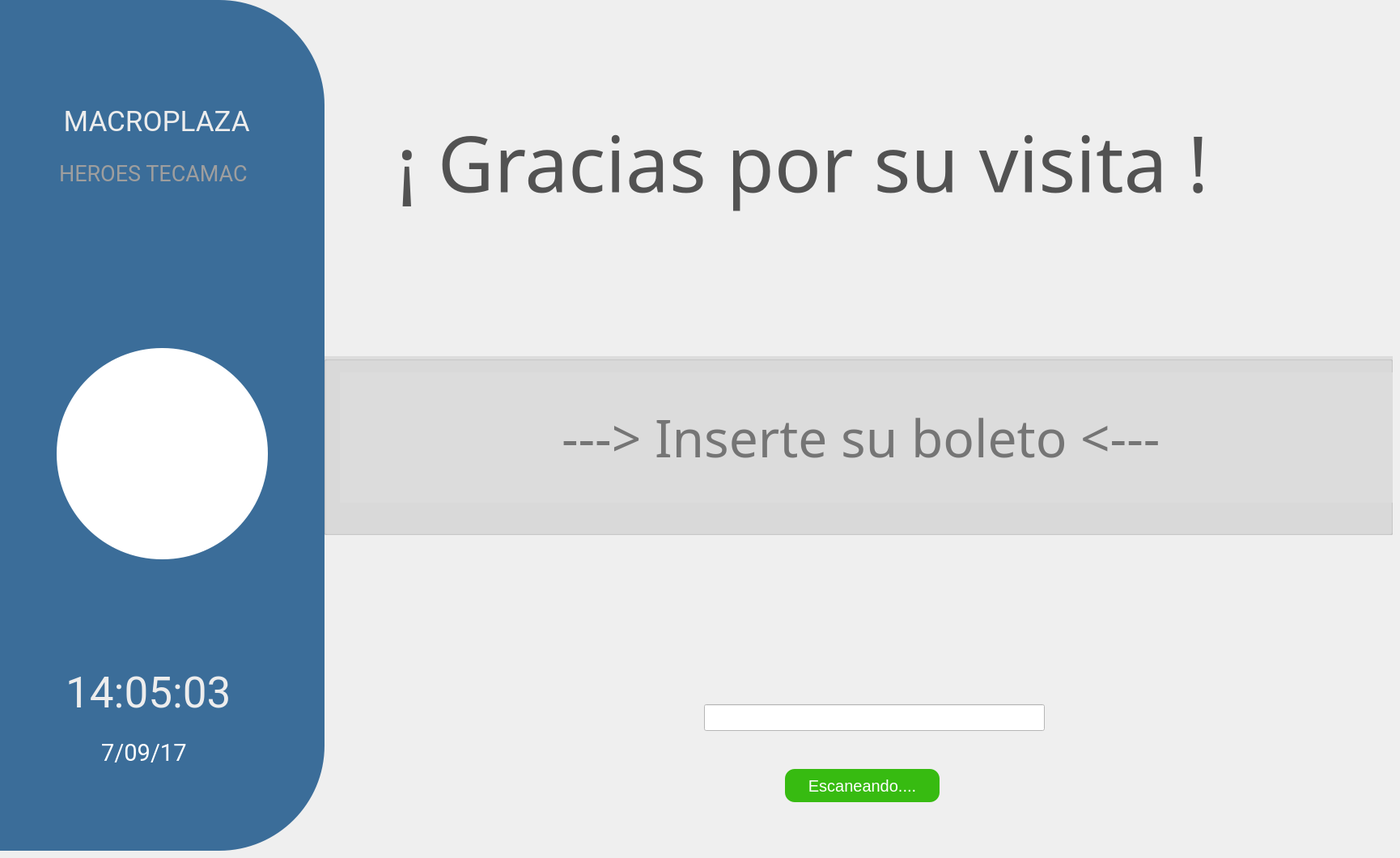
   <widget class="QWidget" name="page_5">
    <widget class="QLabel" name="label">
     <property name="geometry">
      <rect>
       <x>781</x>
       <y>570</y>
       <width>91</width>
       <height>81</height>
      </rect>
     </property>
     <property name="styleSheet">
      <string notr="true">background-color:transparent;</string>
     </property>
     <property name="text">
      <string/>
     </property>
     <property name="pixmap">
      <pixmap>../../../../../../../../../../../../../../../../../../../../../Downloads/image-2017-01-02.png</pixmap>
     </property>
    </widget>
    <widget class="QLabel" name="label_17">
     <property name="geometry">
      <rect>
       <x>490</x>
       <y>130</y>
       <width>1181</width>
       <height>141</height>
      </rect>
     </property>
     <property name="font">
      <font>
       <family>Sans</family>
       <pointsize>72</pointsize>
      </font>
     </property>
     <property name="styleSheet">
      <string notr="true">background-color:transparent;
color:rgb(101, 179, 0);
color:rgb(255, 255, 255);
color:rgb(82, 82, 82)</string>
     </property>
     <property name="text">
      <string>¡ Gracias por su visita !</string>
     </property>
    </widget>
    <widget class="QGroupBox" name="groupBox_130">
     <property name="geometry">
      <rect>
       <x>-130</x>
       <y>0</y>
       <width>531</width>
       <height>1051</height>
      </rect>
     </property>
     <property name="styleSheet">
      <string notr="true">
background-color:rgb(63, 109, 189);

background-color:rgb(59, 109, 153);
border-radius:130%;
background-image:url(/home/pi/Documents/eum/app/iconos/bb8.jpg)</string>
     </property>
     <property name="title">
      <string/>
     </property>
     <widget class="QGroupBox" name="groupBox_45">
      <property name="geometry">
       <rect>
        <x>140</x>
        <y>120</y>
        <width>391</width>
        <height>911</height>
       </rect>
      </property>
      <property name="styleSheet">
       <string notr="true">background-color: rgb(128, 128, 128);
background-color:rgb(99, 119, 163);
background:transparent;

border-radius:10%;</string>
      </property>
      <property name="title">
       <string/>
      </property>
      <widget class="QLabel" name="label_98">
       <property name="geometry">
        <rect>
         <x>-29</x>
         <y>-40</y>
         <width>251</width>
         <height>21</height>
        </rect>
       </property>
       <property name="font">
        <font>
         <family>Sans Serif</family>
         <pointsize>16</pointsize>
         <weight>75</weight>
         <italic>false</italic>
         <bold>true</bold>
        </font>
       </property>
       <property name="styleSheet">
        <string notr="true">background-color:transparent;
color:rgb(101, 179, 0)</string>
       </property>
       <property name="text">
        <string/>
       </property>
      </widget>
      <widget class="QWidget" name="layoutWidget_23">
       <property name="geometry">
        <rect>
         <x>50</x>
         <y>680</y>
         <width>248</width>
         <height>111</height>
        </rect>
       </property>
       <layout class="QGridLayout" name="gridLayout_12">
        <item row="0" column="2">
         <spacer name="horizontalSpacer_22">
          <property name="orientation">
           <enum>Qt::Horizontal</enum>
          </property>
          <property name="sizeHint" stdset="0">
           <size>
            <width>40</width>
            <height>20</height>
           </size>
          </property>
         </spacer>
        </item>
        <item row="0" column="3">
         <widget class="QLabel" name="label_22">
          <property name="styleSheet">
           <string notr="true">background-color:transparent;
</string>
          </property>
          <property name="text">
           <string/>
          </property>
         </widget>
        </item>
        <item row="0" column="0">
         <spacer name="horizontalSpacer_43">
          <property name="orientation">
           <enum>Qt::Horizontal</enum>
          </property>
          <property name="sizeHint" stdset="0">
           <size>
            <width>40</width>
            <height>20</height>
           </size>
          </property>
         </spacer>
        </item>
        <item row="0" column="1">
         <widget class="QLabel" name="ltime2">
          <property name="font">
           <font>
            <family>Roboto</family>
            <pointsize>40</pointsize>
            <weight>50</weight>
            <italic>false</italic>
            <bold>false</bold>
           </font>
          </property>
          <property name="styleSheet">
           <string notr="true">background-color:transparent;
color:rgb(237, 237, 237)</string>
          </property>
          <property name="text">
           <string> 14:05:03</string>
          </property>
         </widget>
        </item>
       </layout>
      </widget>
      <widget class="QWidget" name="layoutWidget_8">
       <property name="geometry">
        <rect>
         <x>60</x>
         <y>790</y>
         <width>221</width>
         <height>40</height>
        </rect>
       </property>
       <layout class="QGridLayout" name="gridLayout_21">
        <item row="0" column="2">
         <spacer name="horizontalSpacer_23">
          <property name="orientation">
           <enum>Qt::Horizontal</enum>
          </property>
          <property name="sizeHint" stdset="0">
           <size>
            <width>40</width>
            <height>20</height>
           </size>
          </property>
         </spacer>
        </item>
        <item row="0" column="3">
         <widget class="QLabel" name="label_23">
          <property name="styleSheet">
           <string notr="true">background-color:transparent;
</string>
          </property>
          <property name="text">
           <string/>
          </property>
         </widget>
        </item>
        <item row="0" column="1">
         <widget class="QLabel" name="ldate2">
          <property name="font">
           <font>
            <family>Roboto</family>
            <pointsize>22</pointsize>
            <weight>50</weight>
            <italic>false</italic>
            <bold>false</bold>
           </font>
          </property>
          <property name="styleSheet">
           <string notr="true">background-color:transparent;
color:rgb(255, 255, 255);</string>
          </property>
          <property name="text">
           <string> 7/09/17</string>
          </property>
         </widget>
        </item>
        <item row="0" column="0">
         <spacer name="horizontalSpacer_44">
          <property name="orientation">
           <enum>Qt::Horizontal</enum>
          </property>
          <property name="sizeHint" stdset="0">
           <size>
            <width>40</width>
            <height>20</height>
           </size>
          </property>
         </spacer>
        </item>
       </layout>
      </widget>
      <widget class="QWidget" name="layoutWidget_4">
       <property name="geometry">
        <rect>
         <x>-10</x>
         <y>0</y>
         <width>391</width>
         <height>59</height>
        </rect>
       </property>
       <layout class="QGridLayout" name="gridLayout_28">
        <item row="0" column="3">
         <widget class="QLabel" name="label_34">
          <property name="text">
           <string/>
          </property>
         </widget>
        </item>
        <item row="0" column="1">
         <widget class="QLabel" name="nomPlaza_2">
          <property name="font">
           <font>
            <family>Roboto</family>
            <pointsize>26</pointsize>
            <weight>50</weight>
            <bold>false</bold>
           </font>
          </property>
          <property name="styleSheet">
           <string notr="true">background-color:transparent;
color:rgb(101, 179, 0);
color:rgb(237, 237, 237)</string>
          </property>
          <property name="text">
           <string> MACROPLAZA</string>
          </property>
         </widget>
        </item>
        <item row="0" column="2">
         <spacer name="horizontalSpacer_54">
          <property name="orientation">
           <enum>Qt::Horizontal</enum>
          </property>
          <property name="sizeHint" stdset="0">
           <size>
            <width>40</width>
            <height>20</height>
           </size>
          </property>
         </spacer>
        </item>
        <item row="0" column="0">
         <spacer name="horizontalSpacer_55">
          <property name="orientation">
           <enum>Qt::Horizontal</enum>
          </property>
          <property name="sizeHint" stdset="0">
           <size>
            <width>40</width>
            <height>20</height>
           </size>
          </property>
         </spacer>
        </item>
       </layout>
      </widget>
      <widget class="QWidget" name="layoutWidget_30">
       <property name="geometry">
        <rect>
         <x>-10</x>
         <y>70</y>
         <width>391</width>
         <height>48</height>
        </rect>
       </property>
       <layout class="QGridLayout" name="gridLayout_29">
        <item row="0" column="1">
         <widget class="QLabel" name="nomLoc_2">
          <property name="font">
           <font>
            <family>Roboto</family>
            <pointsize>20</pointsize>
            <weight>50</weight>
            <bold>false</bold>
           </font>
          </property>
          <property name="styleSheet">
           <string notr="true">background-color:transparent;
color:rgb(158, 158, 158)</string>
          </property>
          <property name="text">
           <string>HEROES TECAMAC</string>
          </property>
         </widget>
        </item>
        <item row="0" column="3">
         <widget class="QLabel" name="label_35">
          <property name="text">
           <string/>
          </property>
         </widget>
        </item>
        <item row="0" column="2">
         <spacer name="horizontalSpacer_56">
          <property name="orientation">
           <enum>Qt::Horizontal</enum>
          </property>
          <property name="sizeHint" stdset="0">
           <size>
            <width>40</width>
            <height>20</height>
           </size>
          </property>
         </spacer>
        </item>
        <item row="0" column="0">
         <spacer name="horizontalSpacer_57">
          <property name="orientation">
           <enum>Qt::Horizontal</enum>
          </property>
          <property name="sizeHint" stdset="0">
           <size>
            <width>40</width>
            <height>20</height>
           </size>
          </property>
         </spacer>
        </item>
       </layout>
      </widget>
      <widget class="QLabel" name="label_171">
       <property name="geometry">
        <rect>
         <x>60</x>
         <y>310</y>
         <width>261</width>
         <height>261</height>
        </rect>
       </property>
       <property name="font">
        <font>
         <family>Sans Serif</family>
         <pointsize>8</pointsize>
         <weight>75</weight>
         <bold>true</bold>
        </font>
       </property>
       <property name="styleSheet">
        <string notr="true">background-color: rgb(255, 255, 255);
border-radius:130%;</string>
       </property>
       <property name="lineWidth">
        <number>3</number>
       </property>
       <property name="text">
        <string/>
       </property>
       <property name="textFormat">
        <enum>Qt::PlainText</enum>
       </property>
       <property name="scaledContents">
        <bool>true</bool>
       </property>
      </widget>
      <zorder>label_171</zorder>
      <zorder>label_98</zorder>
      <zorder>layoutWidget_23</zorder>
      <zorder>layoutWidget_8</zorder>
      <zorder>layoutWidget_4</zorder>
      <zorder>layoutWidget_30</zorder>
     </widget>
    </widget>
    <widget class="QGroupBox" name="gcobrar_2">
     <property name="geometry">
      <rect>
       <x>400</x>
       <y>440</y>
       <width>1321</width>
       <height>221</height>
      </rect>
     </property>
     <property name="styleSheet">
      <string notr="true">background-color: rgb(128, 128, 128);
background-color:rgb(220, 220, 220);
</string>
     </property>
     <property name="title">
      <string/>
     </property>
     <widget class="QLabel" name="label_81">
      <property name="geometry">
       <rect>
        <x>-29</x>
        <y>-40</y>
        <width>251</width>
        <height>21</height>
       </rect>
      </property>
      <property name="font">
       <font>
        <family>Sans Serif</family>
        <pointsize>16</pointsize>
        <weight>75</weight>
        <italic>false</italic>
        <bold>true</bold>
       </font>
      </property>
      <property name="styleSheet">
       <string notr="true">background-color:transparent;
color:rgb(101, 179, 0)</string>
      </property>
      <property name="text">
       <string/>
      </property>
     </widget>
     <widget class="QWidget" name="layoutWidget_33">
      <property name="geometry">
       <rect>
        <x>20</x>
        <y>20</y>
        <width>1301</width>
        <height>161</height>
       </rect>
      </property>
      <layout class="QGridLayout" name="gridLayout_32">
       <item row="0" column="0">
        <spacer name="horizontalSpacer_69">
         <property name="orientation">
          <enum>Qt::Horizontal</enum>
         </property>
         <property name="sizeHint" stdset="0">
          <size>
           <width>40</width>
           <height>20</height>
          </size>
         </property>
        </spacer>
       </item>
       <item row="0" column="3">
        <widget class="QLabel" name="label_53">
         <property name="text">
          <string/>
         </property>
        </widget>
       </item>
       <item row="0" column="2">
        <spacer name="horizontalSpacer_68">
         <property name="orientation">
          <enum>Qt::Horizontal</enum>
         </property>
         <property name="sizeHint" stdset="0">
          <size>
           <width>40</width>
           <height>20</height>
          </size>
         </property>
        </spacer>
       </item>
       <item row="0" column="1">
        <widget class="QLabel" name="lboleto">
         <property name="font">
          <font>
           <family>Sans</family>
           <pointsize>48</pointsize>
          </font>
         </property>
         <property name="styleSheet">
          <string notr="true">background-color:transparent;
color:rgb(117, 117, 117)</string>
         </property>
         <property name="lineWidth">
          <number>3</number>
         </property>
         <property name="text">
          <string>---&gt; Inserte su boleto &lt;---</string>
         </property>
        </widget>
       </item>
      </layout>
     </widget>
    </widget>
    <widget class="QPushButton" name="bcam">
     <property name="enabled">
      <bool>true</bool>
     </property>
     <property name="geometry">
      <rect>
       <x>-60</x>
       <y>-70</y>
       <width>71</width>
       <height>81</height>
      </rect>
     </property>
     <property name="font">
      <font>
       <family>Roboto Condensed</family>
       <pointsize>24</pointsize>
       <weight>50</weight>
       <italic>false</italic>
       <bold>false</bold>
       <underline>false</underline>
      </font>
     </property>
     <property name="styleSheet">
      <string notr="true">color:rgb(255, 255, 255);
color:rgb(255, 255, 255);
border-radius:20%</string>
     </property>
     <property name="text">
      <string/>
     </property>
     <property name="icon">
      <iconset>
       <normaloff>../../../../.designer/backup/iconos/nums.png</normaloff>../../../../.designer/backup/iconos/nums.png</iconset>
     </property>
     <property name="iconSize">
      <size>
       <width>72</width>
       <height>72</height>
      </size>
     </property>
    </widget>
    <widget class="QLabel" name="label_55">
     <property name="geometry">
      <rect>
       <x>0</x>
       <y>70</y>
       <width>131</width>
       <height>31</height>
      </rect>
     </property>
     <property name="font">
      <font>
       <family>Roboto</family>
       <pointsize>14</pointsize>
       <weight>50</weight>
       <italic>false</italic>
       <bold>false</bold>
      </font>
     </property>
     <property name="styleSheet">
      <string notr="true">background-color:transparent;
color:rgb(255, 255, 255);</string>
     </property>
     <property name="lineWidth">
      <number>3</number>
     </property>
     <property name="text">
      <string/>
     </property>
    </widget>
    <widget class="QPushButton" name="bcamara">
     <property name="geometry">
      <rect>
       <x>970</x>
       <y>950</y>
       <width>191</width>
       <height>41</height>
      </rect>
     </property>
     <property name="font">
      <font>
       <pointsize>15</pointsize>
      </font>
     </property>
     <property name="styleSheet">
      <string notr="true">background-color: rgb(138, 12, 22);
color: rgb(255, 255, 255);
background-color:rgb(55, 187, 17);
border-radius:12%;</string>
     </property>
     <property name="text">
      <string>Escaneando....</string>
     </property>
    </widget>
    <widget class="QPushButton" name="bapagar">
     <property name="geometry">
      <rect>
       <x>1610</x>
       <y>980</y>
       <width>61</width>
       <height>61</height>
      </rect>
     </property>
     <property name="styleSheet">
      <string notr="true">background-color: rgb(138, 12, 22);
color: rgb(255, 255, 255);
background-color:transparent;
border-radius:20%;</string>
     </property>
     <property name="text">
      <string/>
     </property>
     <property name="icon">
      <iconset>
       <normaloff>../../iconos/i3.png</normaloff>../../iconos/i3.png</iconset>
     </property>
     <property name="iconSize">
      <size>
       <width>50</width>
       <height>50</height>
      </size>
     </property>
    </widget>
    <widget class="QPushButton" name="breiniciar">
     <property name="geometry">
      <rect>
       <x>1540</x>
       <y>990</y>
       <width>61</width>
       <height>51</height>
      </rect>
     </property>
     <property name="styleSheet">
      <string notr="true">background-color: rgb(138, 12, 22);
color: rgb(255, 255, 255);
background-color:transparent;
border-radius:20%;</string>
     </property>
     <property name="text">
      <string/>
     </property>
     <property name="icon">
      <iconset>
       <normaloff>../../iconos/i2.png</normaloff>../../iconos/i2.png</iconset>
     </property>
     <property name="iconSize">
      <size>
       <width>50</width>
       <height>50</height>
      </size>
     </property>
    </widget>
    <widget class="QLabel" name="label_97">
     <property name="geometry">
      <rect>
       <x>130</x>
       <y>500</y>
       <width>151</width>
       <height>111</height>
      </rect>
     </property>
     <property name="font">
      <font>
       <family>Sans Serif</family>
       <pointsize>8</pointsize>
       <weight>75</weight>
       <bold>true</bold>
      </font>
     </property>
     <property name="styleSheet">
      <string notr="true">background-color:transparent;
color:white</string>
     </property>
     <property name="frameShape">
      <enum>QFrame::NoFrame</enum>
     </property>
     <property name="frameShadow">
      <enum>QFrame::Sunken</enum>
     </property>
     <property name="lineWidth">
      <number>3</number>
     </property>
     <property name="text">
      <string/>
     </property>
     <property name="textFormat">
      <enum>Qt::PlainText</enum>
     </property>
     <property name="pixmap">
      <pixmap>iconos/logoPTIP.jpg</pixmap>
     </property>
     <property name="scaledContents">
      <bool>true</bool>
     </property>
    </widget>
    <widget class="QPushButton" name="balza">
     <property name="geometry">
      <rect>
       <x>940</x>
       <y>260</y>
       <width>171</width>
       <height>151</height>
      </rect>
     </property>
     <property name="styleSheet">
      <string notr="true">background-color: rgb(138, 12, 22);
color: rgb(255, 255, 255);
background-color:transparent;
border-radius:20%;</string>
     </property>
     <property name="text">
      <string/>
     </property>
     <property name="icon">
      <iconset>
       <normaloff>../../cajeroF/iconos/information-button.png</normaloff>../../cajeroF/iconos/information-button.png</iconset>
     </property>
     <property name="iconSize">
      <size>
       <width>50</width>
       <height>50</height>
      </size>
     </property>
    </widget>
    <widget class="QPushButton" name="bpanelconf">
     <property name="geometry">
      <rect>
       <x>1630</x>
       <y>40</y>
       <width>61</width>
       <height>51</height>
      </rect>
     </property>
     <property name="styleSheet">
      <string notr="true">background-color: rgb(138, 12, 22);
color: rgb(255, 255, 255);
background-color:transparent;
border-radius:20%;</string>
     </property>
     <property name="text">
      <string/>
     </property>
     <property name="icon">
      <iconset>
       <normaloff>../../iconos/config.png</normaloff>../../iconos/config.png</iconset>
     </property>
     <property name="iconSize">
      <size>
       <width>50</width>
       <height>50</height>
      </size>
     </property>
    </widget>
    <widget class="QLineEdit" name="lscan">
     <property name="geometry">
      <rect>
       <x>870</x>
       <y>870</y>
       <width>421</width>
       <height>33</height>
      </rect>
     </property>
     <property name="styleSheet">
      <string notr="true">color:rrgb(255,255,255);
background-color:white</string>
     </property>
     <property name="text">
      <string/>
     </property>
    </widget>
    <zorder>gcobrar_2</zorder>
    <zorder>label</zorder>
    <zorder>label_17</zorder>
    <zorder>groupBox_130</zorder>
    <zorder>bcam</zorder>
    <zorder>label_55</zorder>
    <zorder>bcamara</zorder>
    <zorder>bapagar</zorder>
    <zorder>breiniciar</zorder>
    <zorder>label_97</zorder>
    <zorder>balza</zorder>
    <zorder>bpanelconf</zorder>
    <zorder>lscan</zorder>
   </widget>
